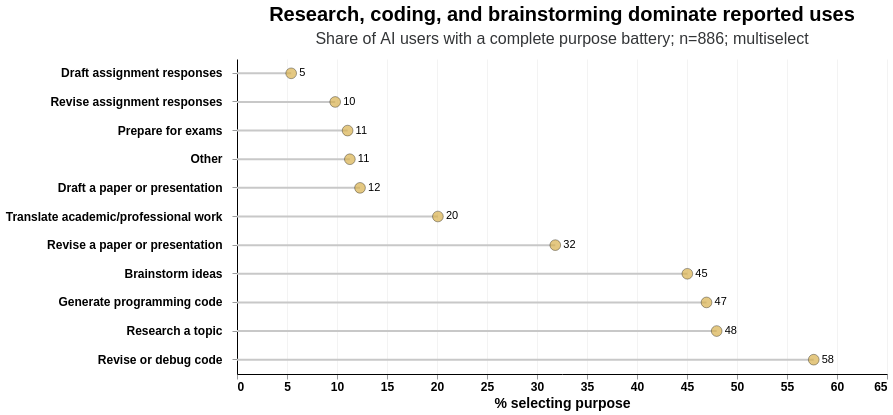

Notebook code for this chart:
### Code cell
# Purpose prevalence among respondents with a complete, eligible multiselect battery.
purpose_summary = (
    purpose_long.groupby(["code", "Purpose"], observed=True)
    .agg(Selected=("Selected", "sum"), Base=("Selected", "size"))
    .reset_index()
)
purpose_summary["Percent"] = 100 * purpose_summary["Selected"] / purpose_summary["Base"]
purpose_order = purpose_summary.sort_values("Percent")["Purpose"].tolist()

purpose_stems = (
    alt.Chart(purpose_summary)
    .mark_rule(color="#C8C8C8", strokeWidth=2)
    .encode(
        y=alt.Y("Purpose:N", sort=purpose_order, title=None),
        x=alt.X("x0:Q", title="% selecting purpose", scale=alt.Scale(domain=[0, 65])),
        x2="Percent:Q",
    )
    .transform_calculate(x0="0")
)
purpose_points = (
    alt.Chart(purpose_summary)
    .mark_circle(size=115, color=CU_GOLD, stroke=CU_BLACK, strokeWidth=0.5)
    .encode(
        y=alt.Y("Purpose:N", sort=purpose_order),
        x="Percent:Q",
        tooltip=[
            "Purpose:N",
            "Selected:Q",
            "Base:Q",
            alt.Tooltip("Percent:Q", format=".1f", title="Percent"),
        ],
    )
)
purpose_labels = (
    alt.Chart(purpose_summary)
    .mark_text(align="left", dx=8, fontSize=11)
    .encode(
        y=alt.Y("Purpose:N", sort=purpose_order),
        x="Percent:Q",
        text=alt.Text("Percent:Q", format=".0f"),
    )
)

purpose_chart = style_chart(
    (purpose_stems + purpose_points + purpose_labels).properties(
        width=650,
        height=315,
        title=alt.Title(
            "Research, coding, and brainstorming dominate reported uses",
            subtitle=f"Share of AI users with a complete purpose battery; n={len(purpose_base):,}; multiselect",
        ),
    )
)
purpose_chart

### Figure 1 — Vega-Lite specification as saved in the notebook (floating-point values rounded to 4 significant figures)
{"config": {"view": {"continuousWidth": 300, "continuousHeight": 300, "stroke": null}, "axis": {"domain": true, "domainColor": "#000000", "domainWidth": 1, "gridColor": "#D9D9D9", "gridOpacity": 0.33, "labelFont": "Arial", "labelFontSize": 12, "labelFontWeight": 600, "tickColor": "#333537", "tickWidth": 0.5, "ticks": true, "titleFont": "Arial", "titleFontSize": 14, "titleFontWeight": "bold"}, "axisX": {"orient": "bottom"}, "axisY": {"labelLimit": 500, "labelPadding": 10, "orient": "left"}, "legend": {"direction": "horizontal", "fillColor": "#E4E4E4", "labelFont": "Arial", "labelFontSize": 12, "offset": 12, "orient": "top", "padding": 4, "strokeColor": "#333537", "strokeWidth": 0.5, "symbolSize": 150, "title": null}, "title": {"align": "center", "anchor": "middle", "color": "#000000", "font": "Arial", "fontSize": 20, "fontWeight": "bolder", "frame": "group", "offset": 12, "subtitleColor": "#333537", "subtitleFont": "Arial", "subtitleFontSize": 16, "subtitlePadding": 6}}, "layer": [{"mark": {"type": "rule", "color": "#C8C8C8", "strokeWidth": 2}, "encoding": {"x": {"field": "x0", "scale": {"domain": [0, 65]}, "title": "% selecting purpose", "type": "quantitative"}, "x2": {"field": "Percent"}, "y": {"field": "Purpose", "sort": ["Draft assignment responses", "Revise assignment responses", "Prepare for exams", "Other", "Draft a paper or presentation", "Translate academic/professional work", "Revise a paper or presentation", "Brainstorm ideas", "Generate programming code", "Research a topic", "Revise or debug code"], "title": null, "type": "nominal"}}, "transform": [{"calculate": "0", "as": "x0"}]}, {"mark": {"type": "circle", "color": "#D8B04D", "size": 115, "stroke": "#000000", "strokeWidth": 0.5}, "encoding": {"tooltip": [{"field": "Purpose", "type": "nominal"}, {"field": "Selected", "type": "quantitative"}, {"field": "Base", "type": "quantitative"}, {"field": "Percent", "format": ".1f", "title": "Percent", "type": "quantitative"}], "x": {"field": "Percent", "type": "quantitative"}, "y": {"field": "Purpose", "sort": ["Draft assignment responses", "Revise assignment responses", "Prepare for exams", "Other", "Draft a paper or presentation", "Translate academic/professional work", "Revise a paper or presentation", "Brainstorm ideas", "Generate programming code", "Research a topic", "Revise or debug code"], "type": "nominal"}}}, {"mark": {"type": "text", "align": "left", "dx": 8, "fontSize": 11}, "encoding": {"text": {"field": "Percent", "format": ".0f", "type": "quantitative"}, "x": {"field": "Percent", "type": "quantitative"}, "y": {"field": "Purpose", "sort": ["Draft assignment responses", "Revise assignment responses", "Prepare for exams", "Other", "Draft a paper or presentation", "Translate academic/professional work", "Revise a paper or presentation", "Brainstorm ideas", "Generate programming code", "Research a topic", "Revise or debug code"], "type": "nominal"}}}], "data": {"name": "data-4fc452b12e84540de5d6b59200fbacb6"}, "height": 315, "title": {"text": "Research, coding, and brainstorming dominate reported uses", "subtitle": "Share of AI users with a complete purpose battery; n=886; multiselect"}, "width": 650, "$schema": "https://vega.github.io/schema/vega-lite/v6.4.1.json", "datasets": {"data-4fc452b12e84540de5d6b59200fbacb6": [{"code": "GS1302_GSGGAI_1", "Purpose": "Research a topic", "Selected": 425, "Base": 886, "Percent": 47.97}, {"code": "GS1302_GSGGAI_10", "Purpose": "Revise or debug code", "Selected": 511, "Base": 886, "Percent": 57.67}, {"code": "GS1302_GSGGAI_11", "Purpose": "Prepare for exams", "Selected": 98, "Base": 886, "Percent": 11.06}, {"code": "GS1302_GSGGAI_12", "Purpose": "Translate academic/professional work", "Selected": 178, "Base": 886, "Percent": 20.09}, {"code": "GS1302_GSGGAI_4", "Purpose": "Brainstorm ideas", "Selected": 399, "Base": 886, "Percent": 45.03}, {"code": "GS1302_GSGGAI_5", "Purpose": "Draft a paper or presentation", "Selected": 109, "Base": 886, "Percent": 12.3}, {"code": "GS1302_GSGGAI_6", "Purpose": "Revise a paper or presentation", "Selected": 282, "Base": 886, "Percent": 31.83}, {"code": "GS1302_GSGGAI_7", "Purpose": "Draft assignment responses", "Selected": 48, "Base": 886, "Percent": 5.418}, {"code": "GS1302_GSGGAI_8", "Purpose": "Revise assignment responses", "Selected": 87, "Base": 886, "Percent": 9.819}, {"code": "GS1302_GSGGAI_9", "Purpose": "Generate programming code", "Selected": 416, "Base": 886, "Percent": 46.95}, {"code": "GS1302_GSGGAI_999", "Purpose": "Other", "Selected": 100, "Base": 886, "Percent": 11.29}]}}
